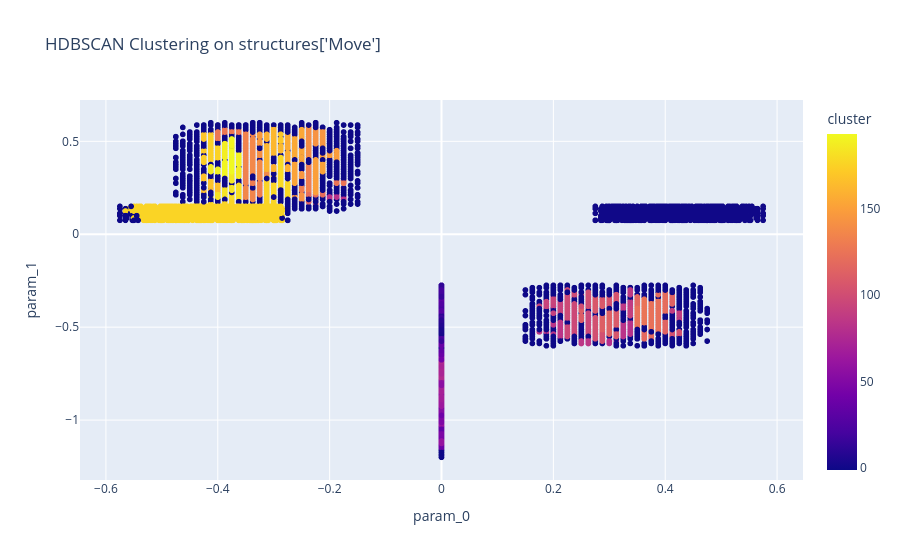

Write notebook code for a chart like this one.
### Code cell
import numpy as np
import pandas as pd
import hdbscan
import plotly.express as px
from sklearn.preprocessing import StandardScaler

# --- Step 1: Extract float parameters from structures["Move"] ---
def extract_floats(param_list):
    return [
        [x for x in tup if isinstance(x, (float, int))]
        for tup in param_list
        if any(isinstance(x, (float, int)) for x in tup)
    ]

# --- Step 2: Prepare data ---
move_params = structures["Move"]
float_data = extract_floats(move_params)
df_move = pd.DataFrame(float_data, columns=[f"param_{i}" for i in range(len(float_data[0]))])

# --- Step 3: Normalize for clustering ---
scaler = StandardScaler()
X_scaled = scaler.fit_transform(df_move.values)

# --- Step 4: Run HDBSCAN clustering ---
clusterer = hdbscan.HDBSCAN(min_cluster_size=10)
labels = clusterer.fit_predict(X_scaled)
df_move["cluster"] = labels

# --- Step 5: Visualize ---
fig = px.scatter(
    df_move,
    x="param_0",
    y="param_1" if "param_1" in df_move.columns else "param_0",
    color="cluster",
    title="HDBSCAN Clustering on structures['Move']",
    hover_data=df_move.columns,
)
fig.show()

### Figure 1 — Plotly figure (JSON) as saved in the notebook; plotly's stock layout.template omitted (floating-point values rounded to 4 significant figures; data arrays with more than 128 entries replaced by an {"elided": "..."} marker saying what was removed)
{"data": [{"customdata": {"elided": "9000x1 int values"}, "hovertemplate": "param_0=%{x}<br>param_1=%{y}<br>cluster=%{marker.color}<extra></extra>", "legendgroup": "", "marker": {"color": {"elided": "9000 int values"}, "coloraxis": "coloraxis", "symbol": "circle"}, "mode": "markers", "name": "", "showlegend": false, "type": "scattergl", "x": {"elided": "9000 float values"}, "xaxis": "x", "y": {"elided": "9000 float values"}, "yaxis": "y"}], "layout": {"coloraxis": {"colorbar": {"title": {"text": "cluster"}}, "colorscale": [[0, "#0d0887"], [0.1111, "#46039f"], [0.2222, "#7201a8"], [0.3333, "#9c179e"], [0.4444, "#bd3786"], [0.5556, "#d8576b"], [0.6667, "#ed7953"], [0.7778, "#fb9f3a"], [0.8889, "#fdca26"], [1, "#f0f921"]]}, "legend": {"tracegroupgap": 0}, "title": {"text": "HDBSCAN Clustering on structures['Move']"}, "xaxis": {"anchor": "y", "domain": [0, 1], "title": {"text": "param_0"}}, "yaxis": {"anchor": "x", "domain": [0, 1], "title": {"text": "param_1"}}}}
